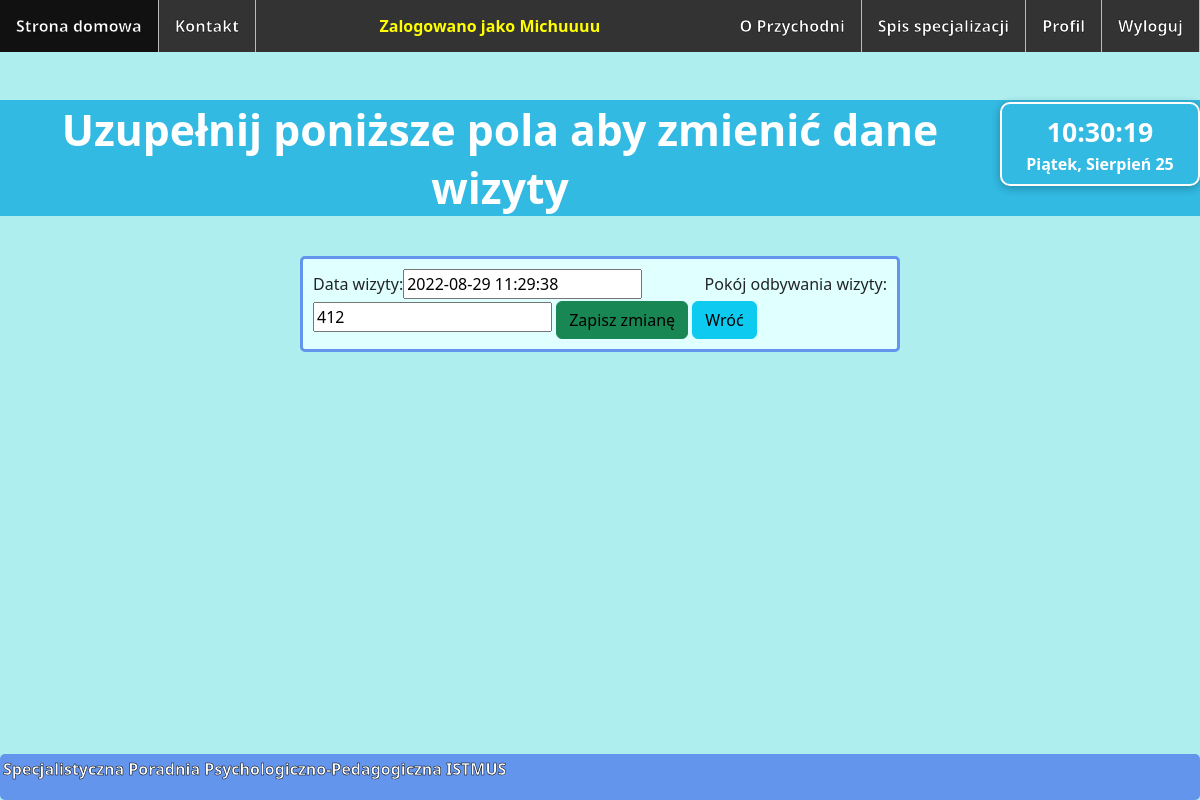
The page /profil/lekarz/edytujWizyte/19/ (signed in) on the database as committed earlier.
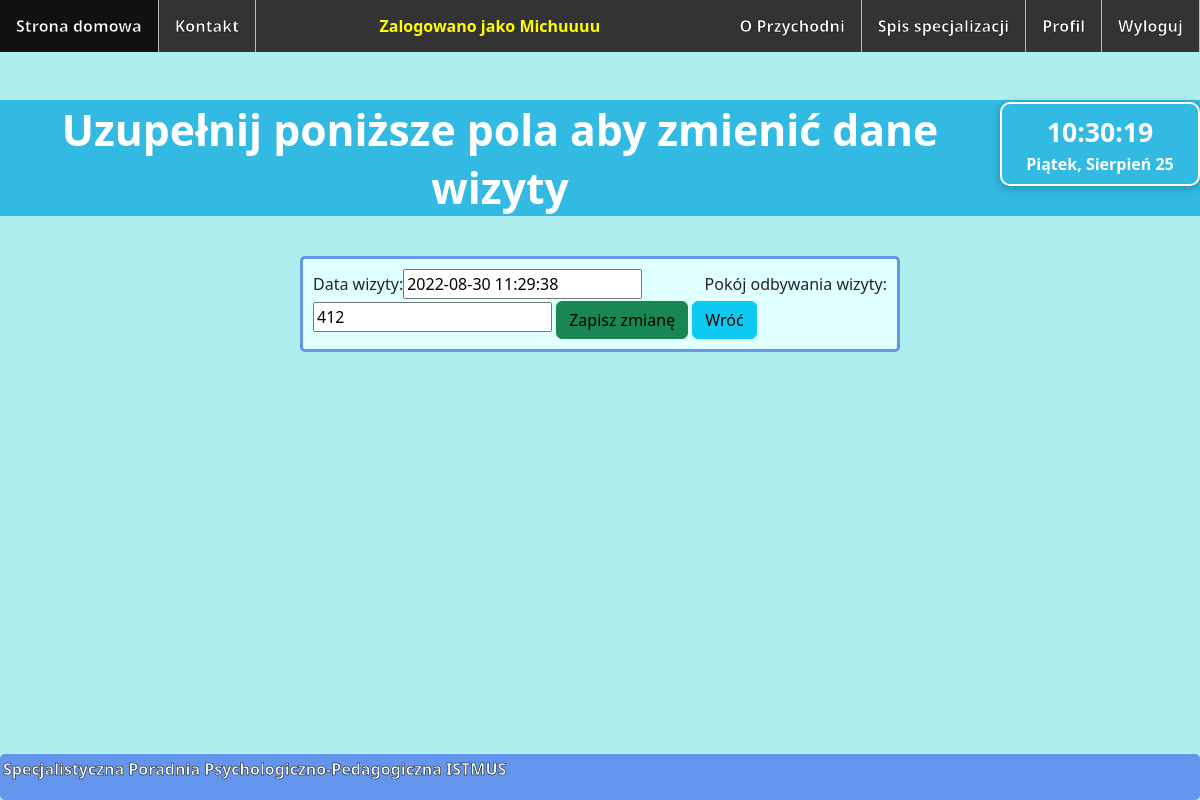
The same page on the database as committed later.
### Przychodnia/models.py (models this page shows, shortened)
class Term(models.Model):
    date = models.DateTimeField()
    taken = models.BooleanField(default=False,verbose_name='Pokój')
    doctor = models.ForeignKey(Customer, on_delete=models.CASCADE)
    room = models.CharField(max_length=6, null=True, blank=True)
    specializationName = models.CharField(max_length=15, default="")

### Przychodnia/views.py (the view)
# urls.py: path('profil/lekarz/edytujWizyte/<int:visitId>/', views.editVisitByDoctor, name='editVisitByDoctor'),
@login_required
def editVisitByDoctor(request, visitId):
    visit = get_object_or_404(Visit, pk=visitId)
    term = visit.term
    editTermForm = EditTermForm(request.POST or None, instance=term)
    if editTermForm.is_valid():
        editTermForm.save()
        messages.success(request, 'Edycja wizyty:' + str(visitId) + " udana")
        return redirect('doctorProfile')
    return render(request, 'editVisitByDoctor.html', {'editTermForm': editTermForm, 'visitId': visitId})

### Przychodnia/forms.py
class EditTermForm(ModelForm):
    class Meta:
        model = Term
        fields = ('date', 'room')
        labels = {
            'date': 'Data wizyty:',
            'room': 'Pokój odbywania wizyty:'
        }

### templates/editVisitByDoctor.html (shortened to what this page needs)
{% extends 'base.html' %}
{% load bootstrap %}
{% block content %}
    <div class="main">
        <div id="docHeader" style="margin-top: 100px">Uzupełnij poniższe pola aby zmienić dane wizyty</div>
        <div class="center">
            <form method="post" action="{% url 'editVisitByDoctor' visitId %}">
                {{ editTermForm|bootstrap }}
                <button style="margin-top: 2px; color: black" class="btn btn-success" type="submit">Zapisz zmianę
                </button>
                <a href="{% url 'doctorProfile' %}">
                    <button type="button" style="margin-top: 2px; color: black" class="btn btn-info">Wróć</button>
                </a>
            </form>
        </div>
    </div>
{% endblock content %}

Rows that differ between the two databases and show on the page:
changed Term: date "2022-08-29 11:29:38" → "2022-08-30 11:29:38"
